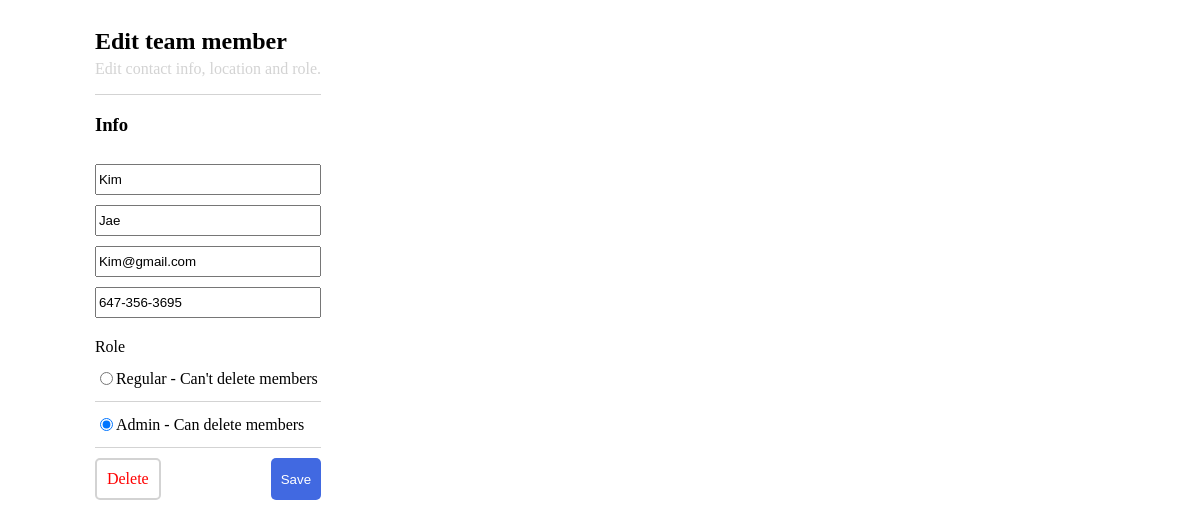
The page /edit/49/ on the database as committed earlier.
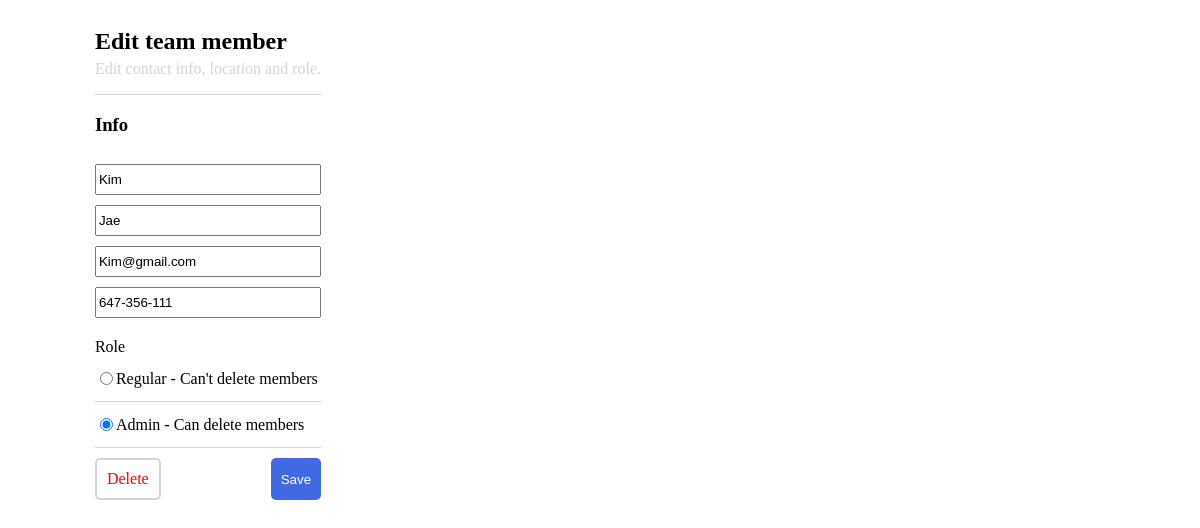
The same page on the database as committed later.
### myEmployeeList/models.py (models this page shows, shortened)
class TeamMember(models.Model):
  first_name = models.CharField(max_length = 25, blank = False, null = False)
  last_name = models.CharField(max_length = 25, blank = False, null = False)
  email = models.EmailField(blank = False, null = False)
  phone_number = models.CharField(max_length = 25, blank = False, null = False)
  CHOICES = [
    ('regular', "Regular - Can't delete members"),
    ('admin', 'Admin - Can delete members'),
  ]
  member_type = models.CharField(max_length=10, choices=CHOICES)

### myEmployeeList/views.py (the view, shortened to what this page needs)
# urls.py: path('edit/<str:pk>/', views.EditTeamMember.as_view(), name = 'edit'),
class EditTeamMember(View):
  def get(self, request, pk):
    selectedTeamMember = TeamMember.objects.get(id = pk)
    selectedTeamMemberForm = TeamMemberForm(instance = selectedTeamMember)
    context = {'selectedTeamMemberForm' : selectedTeamMemberForm,
    'selectedTeamMemberId': pk}
    return render(request, "edit.html", context)

### myEmployeeList/form.py
class TeamMemberForm(ModelForm):
  member_type = forms.ChoiceField(required = True, initial='regular', choices=TeamMember.CHOICES, widget=forms.RadioSelect())
  class Meta:
    model = TeamMember
    fields = '__all__'
  def __init__(self, *args, **kwargs):
    super(TeamMemberForm, self).__init__(*args, **kwargs)
    placeholders = {
        'first_name': 'Enter first name',
        'last_name': 'Enter last name',
        'email': 'Enter email',
        'phone_number': 'Enter phone number',
    }
    for field_name, placeholder in placeholders.items():
        self.fields[field_name].widget.attrs['placeholder'] = placeholder

### myEmployeeList/templates/edit.html (shortened to what this page needs)
<!DOCTYPE html>
<html lang="en">
  <head>
    {% load static %}
    <link
      rel="stylesheet"
      type="text/css"
      href="{% static 'myEmployeeList/edit.css' %}"
    />
  </head>
  <body>
    <div class="add-member-container">
      <div>
        <h2 class="title">Edit team member</h2>
        <p class="title-desc">Edit contact info, location and role.</p>
      </div>
      <div class="line" />
      <h3 class="sub-title">Info</h3>
      <form method="post">
        <div class="member-input-container add-member-container">
         {{selectedTeamMemberForm}}
          <div class="btn-container">
            <a class="btn-delete" href="/delete/{{selectedTeamMemberId}}/">Delete</a>
            <button class="btn" type="submit">Save</button>
        </div>
      </form>
    </div>
  </body>
</html>

Rows that differ between the two databases and show on the page:
changed TeamMember "Kim": phone_number "647-356-3695" → "647-356-111"
